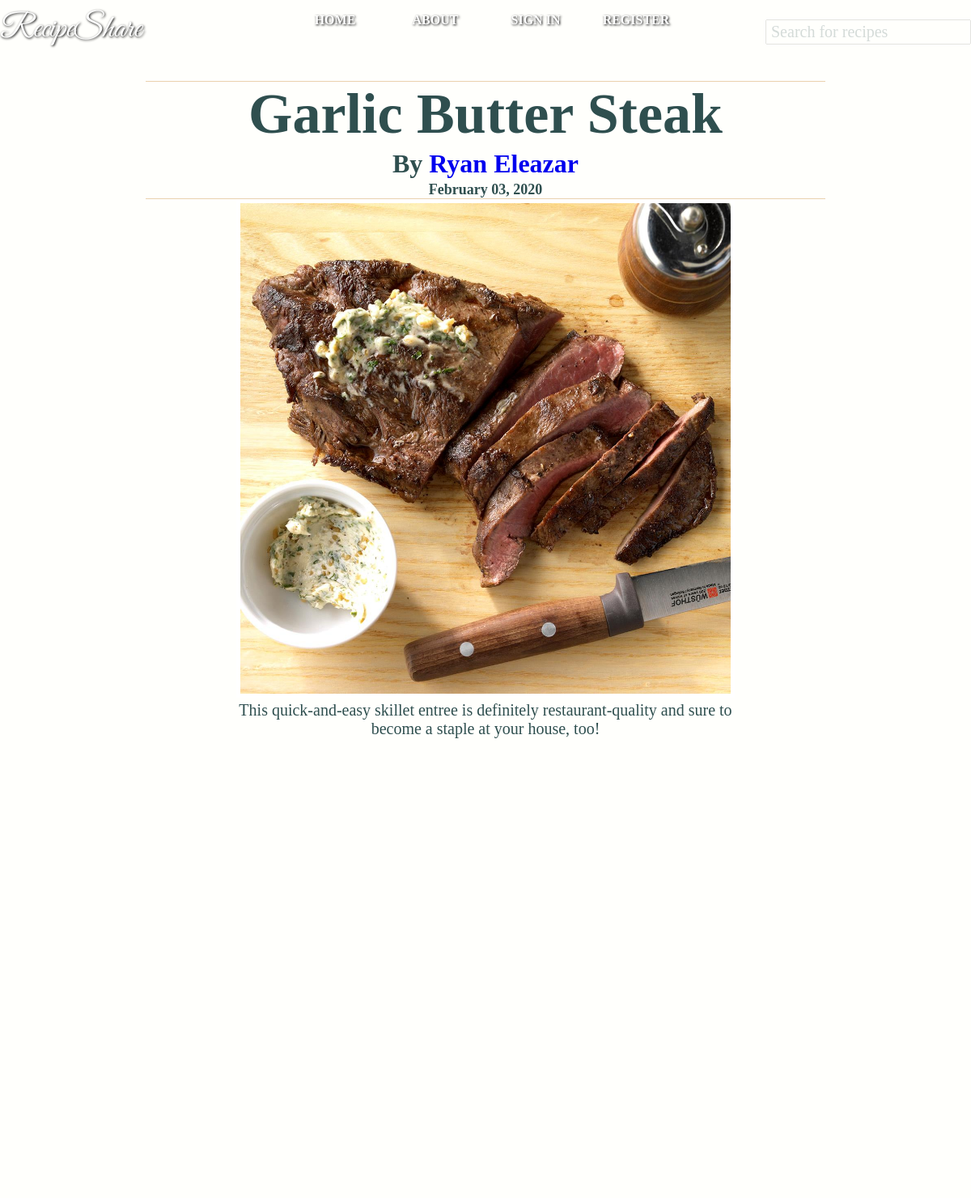
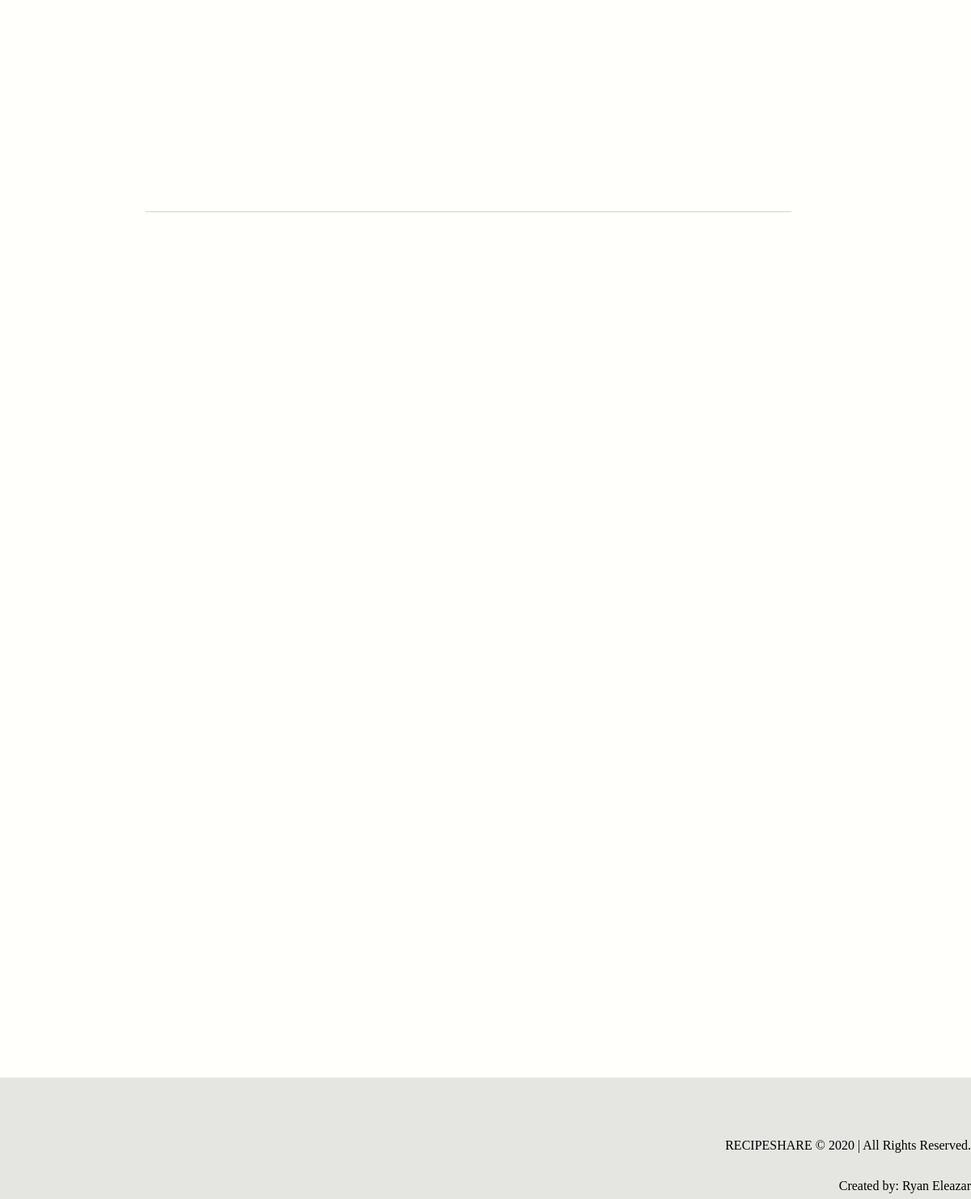
Page /article/1/Garlic Butter Steak on the committed database (2 pictures, top to bottom).
### tables this page shows
CREATE TABLE recipe(id INTEGER  PRIMARY KEY, dishname VARCHAR(100) NOT NULL, description TEXT NOT NULL, ingredients TEXT NOT NULL, directions TEXT NOT NULL, imagename VARCHAR(100) NOT NULL, author VARCHAR(100) NOT NULL, datetoday VARCHAR(100) NOT NULL);

CREATE TABLE user(id INTEGER  PRIMARY KEY, username VARCHAR(100) NOT NULL, password VARCHAR(100) NOT NULL, email VARCHAR(100) NOT NULL, firstname VARCHAR(100) NOT NULL, lastname VARCHAR(100) NOT NULL );

### application.py (the view, shortened to what this page needs)
@app.route('/article/<id>/<dishname>', methods=['POST', 'GET'])
@app.route('/')
def article(id,dishname):
    with sqlite3.connect('database.db') as conn:
        cur = conn.cursor()
        cur.execute("SELECT recipe.dishname, user.firstname, user.lastname, recipe.imagename, recipe.description, recipe.ingredients, recipe.directions,recipe.id,recipe.author,recipe.datetoday,user.username FROM recipe INNER JOIN user ON recipe.author = user.username WHERE recipe.id = ?", [id])
        recipe = cur.fetchall()
        cur = conn.cursor()
        cur.execute("SELECT user.firstname, user.lastname, comments.comments,comments.datetoday,user.username FROM user INNER JOIN comments ON user.username = comments.user WHERE comments.id = ?",[id])
        usercomment = cur.fetchall()
    return render_template('article.html', recipe=recipe, usercomment = usercomment)

### templates/article.html (shortened to what this page needs)
{% extends "layout.html" %}
{% block content %}
<section id = 'recipeshowcase'>
	{% for n in recipe %}
	<article class = 'dishnamesummarygroup'>
		<article class = 'dishnameshowcase'>
			<div class = 'container'>
				<h2>{{n[0]}}</h2>
			</div>
			<div class = 'container'>
				<h4>By <a href = {{ url_for("profile", username = n[10]) }}>{{n[1]}} {{n[2]}}</a></h4>
				<h5>{{n[9]}}</h5>
			</div>
		</article>
		<article id = 'pictureshowcase'>
			<div class = 'container'>
				<img src = "{{ url_for('static' , filename = 'images/recipeimages/' + n[3])}}" ><br>
			</div>
			<div class = 'container'>
				<p>{{n[4]}}</p>
			</div>
		</article>
	</article>
	<article id = 'dishnamesummarygroup2'>
				{% set ing = n[5].split('\n') %}
				{% set dir = n[6].split('\n') %}
	</article>
	{% endfor %}
</section>
{% endblock %}

### static/style.css (style rules this page uses)
html { padding: 0; margin: 0; width: 100%; height: 100%; min-height: 100vh; }
body { background-color: #FFFFFC; color: #2F4F4F; width: 100%; height: 100%; margin: 0; padding: 0; overflow: auto; font-size:100%; }
.container { width: 80%; margin: 0 auto; overflow: hidden; padding: 0; }
.container::placeholder { color:#2F4F4F; font-family: 'Palatino Linotype', 'Book Antiqua', Palatino, serif; }
a { text-decoration: none; }
img { max-width: 100%; max-height: 100%; }
#recipeshowcase { margin: auto; margin-top: 100px; width: 70%; overflow: hidden; position: relative; font-size: 13px; min-height: 1000px; height: auto; display: flex; flex-direction: column; font-family: 'Palatino Linotype', 'Book Antiqua', Palatino, serif; }
.dishnamesummarygroup { width: 100%; display:block; padding: 0; position: relative; text-align: center; justify-content: center; opacity: 0; transform: translateX(22px); transition: 1.6s all ease-in-out; }
#pictureshowcase { width: 95%; padding: 0; position: relative; align-items: center; object-fit: fill; margin: 10px auto; }
#pictureshowcase img { min-height: 300px; min-width: 300px; width: 95%; height: auto; align-self: center; position: relative; margin: 0; border:5px solid white; max-height: 700px; }
#pictureshowcase p { margin: 0; padding-top: 0; font-size: 20px; width: 100%; }
.dishnameshowcase { position: relative; padding: 0; width: 100%; text-align: center; position: relative; height: auto; border-top: 1px solid #ead1ae; border-bottom:1px solid #ead1ae; }
.dishnameshowcase h2 { padding: 0; margin: 0; font-weight: bold; padding-bottom: 0; margin-bottom: 0; font-size: 70px; text-align: center; }
.dishnameshowcase h4 { margin: 0; margin-top: 3px; padding-top: 0; font-size: 32px; width: 100%; text-align: center; }
.dishnameshowcase h5 { margin: 0; margin-top: 3px; padding-top: 0; font-size: 18px; width: 100%; text-align: center; }
#dishnamesummarygroup2 { width: 95%; display:inline-flex; padding: auto; position: relative; justify-content: center; margin-top: 50px; border-bottom:1px solid #ead1ae; padding-bottom: 40px; }
@media screen and (max-width: 1380px) { #pictureshowcase { margin: auto; height: auto; } }
@media screen and (max-width: 1380px) { #dishnamesummarygroup2 { display:block; } }

### rows in the picture
recipe: dishname "Garlic Butter Steak", firstname "Ryan", lastname "Eleazar", datetoday "February 03, 2020", imagename (picture), description "This quick-and-easy skillet entree is definitely restaurant-quality and sure to become a staple at your house, too!"
